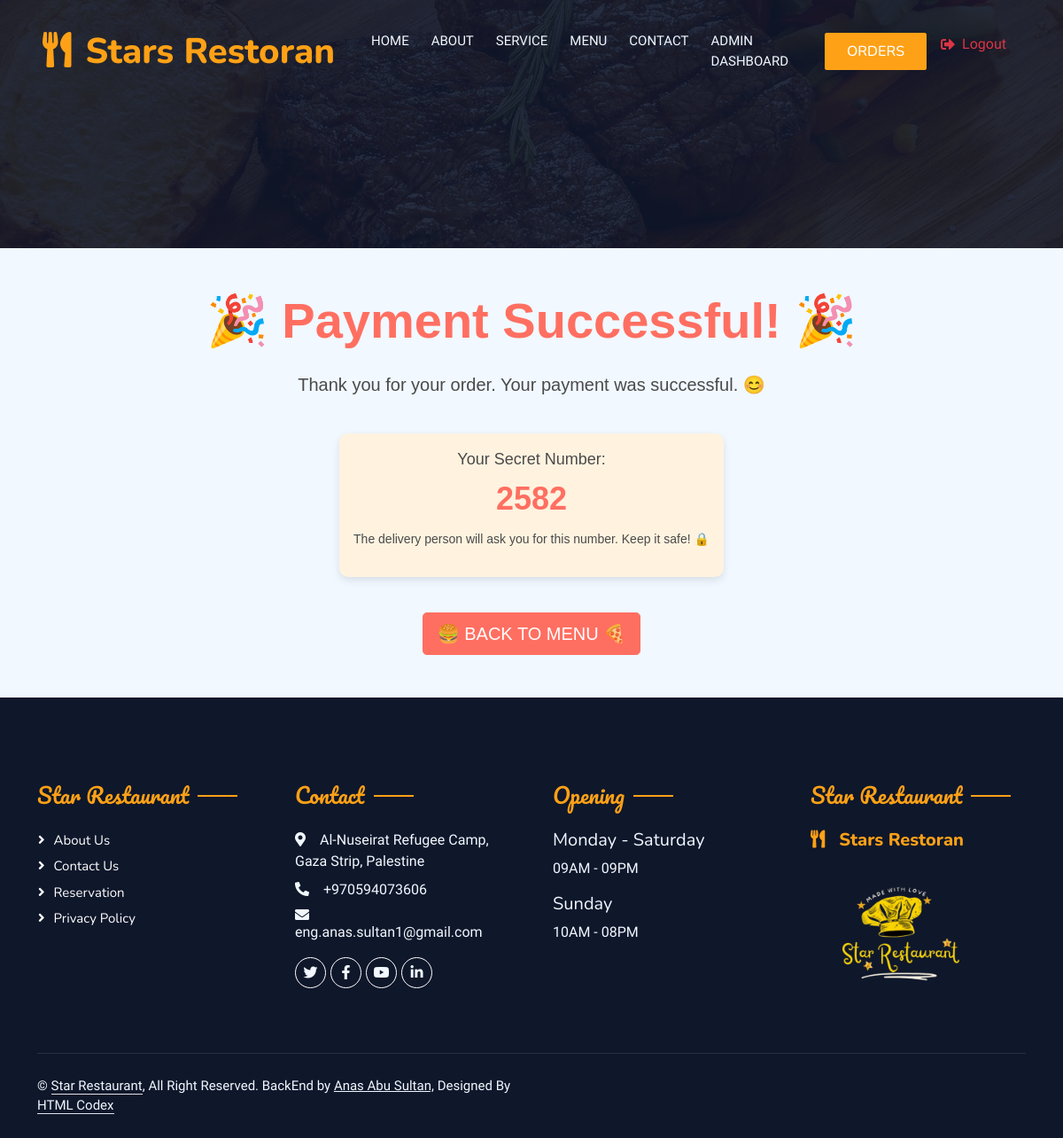
The app's page /payment/success/ (signed in), older data.
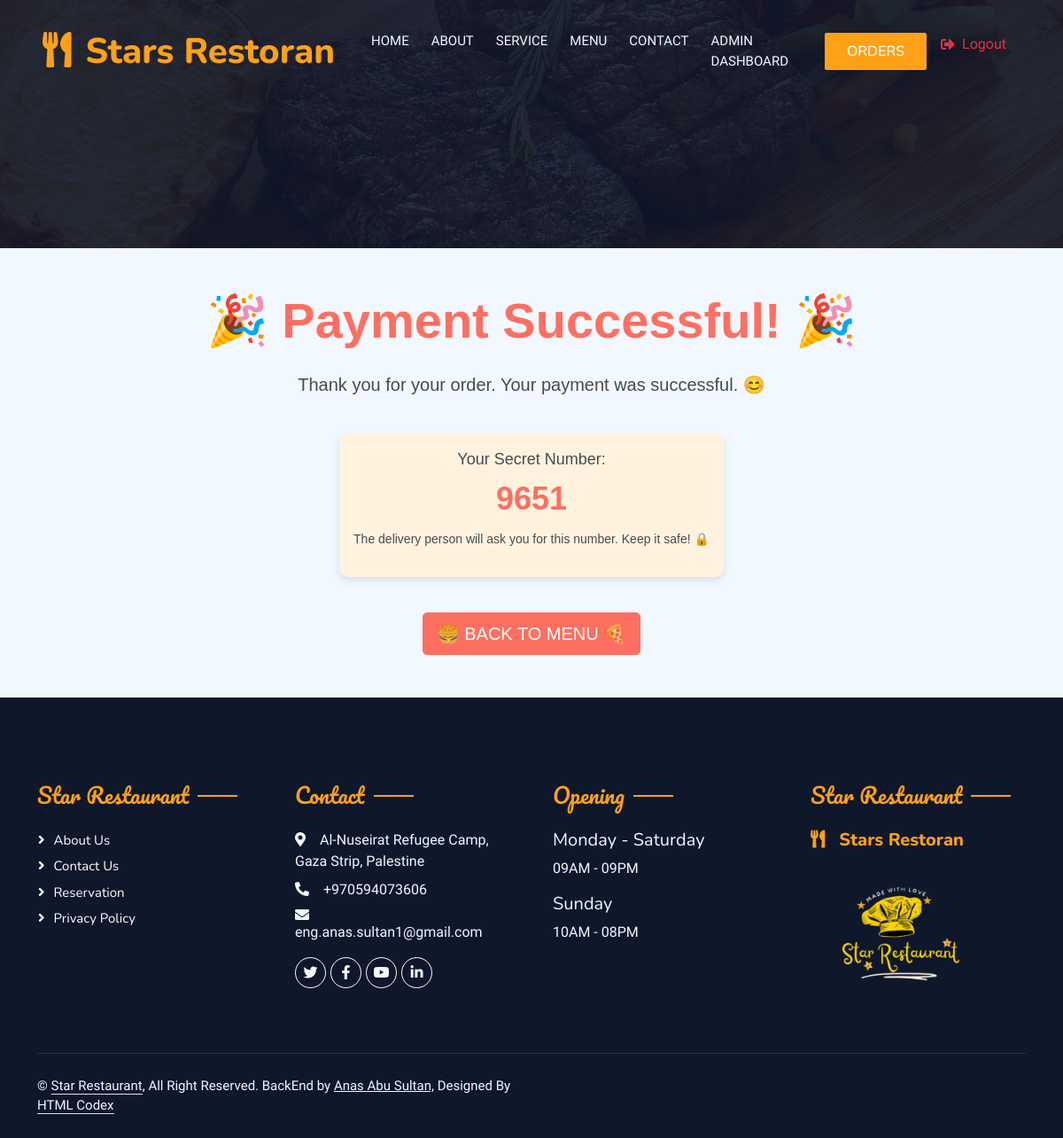
The same page, newer data.
### restaurant_app/models.py (models this page shows, shortened)
class Cart(models.Model):
    user = models.ForeignKey(User, on_delete=models.CASCADE, null=True, blank=True)
    created_at = models.DateTimeField(auto_now_add=True)
    updated_at = models.DateTimeField(auto_now=True)
    total_price = models.DecimalField(max_digits=10, decimal_places=2, default=0.0)
    state = models.CharField(max_length=100, blank=True,null=True)
    street = models.CharField(max_length=255, blank=True,null=True)
    phone = models.CharField(max_length=15, blank=True,null=True)
    secret_number = models.IntegerField()
    status = models.CharField(
        max_length=20,
        choices=[('active', 'Active'), ('completed', 'Completed')],
        default='active',
    )
    def save(self, *args, **kwargs):
        if not self.secret_number:  # Generate only if not set
            self.secret_number = random.randint(1000, 9999)  # 4-digit number
        super().save(*args, **kwargs)

class Rest_detail(models.Model):
    name = models.CharField(max_length=255,blank=False,default='restaurant')
    address = models.CharField(max_length=255,blank=False,default='address')
    phone_number = models.CharField(max_length=20,blank=False,default='phone_number')
    email = models.EmailField(max_length=255,blank=False,default='email')
    image = models.ImageField(upload_to='restaurant/',default='defa/defa.png')
    description1 = models.CharField(max_length=255,default='Enjoy OurDelicious Meal')
    description2 = models.CharField(max_length=1500,default='Tempor erat elitr rebum at clita. Diam dolor diam ipsum sit. Aliqu diam amet diam et eos. Clita erat ipsum et lorem et sit, sed stet lorem sit clita duo justo magna dolore erat amet')
    video_url = models.URLField(default='https://www.youtube.com/watch?v=LXNdRCjZt00&t=19s')
    background_image_url = models.ImageField(upload_to='restaurant/backgrounds/', default='defa/background.png')
    backend_url = models.URLField(default='https://anasabusultan.pythonanywhere.com/Anas-Abu-Sultan/')

### restaurant_app/views.py (the view)
# urls.py: path('payment/success/', views.payment_success, name='payment_success'),
@login_required
def payment_success(request):
    rest_detail = Rest_detail.objects.first()
    cart = Cart.objects.filter(user=request.user, status='active').first()
    if not cart:
        messages.error(request, "No active cart found.")
        return redirect('restaurant_app:cart')
    cart.status = 'completed'
    cart.save()
    messages.success(request, "Payment successful! Your order has been placed.")
    return render(request, 'restaurant/payment_success.html',context={'rest_detail':rest_detail,'cart':cart})

### restaurant_app/templates/restaurant/payment_success.html (shortened to what this page needs)
{% extends 'admin_templates/base_admin.html' %}
{% block content %}
<div class="container text-center mt-5">
    <h1 class="mb-4 display-4" style="font-family: 'Comic Sans MS', cursive, sans-serif; color: #ff6f61;">🎉 Payment Successful! 🎉</h1>
    <p class="lead" style="font-family: 'Comic Sans MS', cursive, sans-serif; color: #4a4a4a;">Thank you for your order. Your payment was successful. 😊</p>
    <div class="secret-number-container mt-4 p-3" style="background-color: #fff3e0; border-radius: 10px; display: inline-block;">
        <p class="mb-1" style="font-family: 'Comic Sans MS', cursive, sans-serif; color: #4a4a4a; font-size: 18px;">Your Secret Number:</p>
        <p class="secret-number" style="font-family: 'Comic Sans MS', cursive, sans-serif; font-size: 36px; font-weight: bold; color: #ff6f61; margin: 0;">
            {{ cart.secret_number }}
        </p>
        <p class="mt-2" style="font-family: 'Comic Sans MS', cursive, sans-serif; color: #4a4a4a; font-size: 14px;">
            The delivery person will ask you for this number. Keep it safe! 🔒
        </p>
    </div>
    <a href="{% url 'restaurant_app:menu' 'chosse as you love' %}" class="btn btn-primary btn-lg mt-4" style="background-color: #ff6f61; border-color: #ff6f61; font-family: 'Comic Sans MS', cursive, sans-serif;">
        🍔 Back to Menu 🍕
    </a>
</div>
{% endblock %}

### restaurant_app/templates/admin_templates/base_admin.html (shortened to what this page needs)
{% load static %}
<head>
    <link href="https://cdnjs.cloudflare.com/ajax/libs/font-awesome/5.10.0/css/all.min.css" rel="stylesheet">
    <link href="https://cdn.jsdelivr.net/npm/bootstrap-icons@1.4.1/font/bootstrap-icons.css" rel="stylesheet">
    <link href="{% static 'lib/animate/animate.min.css' %}" rel="stylesheet">
    <link href="{% static 'lib/owlcarousel/assets/owl.carousel.min.css' %}" rel="stylesheet">
    <link href="{% static 'lib/tempusdominus/css/tempusdominus-bootstrap-4.min.css' %}" rel="stylesheet" />
    <link href="{% static 'css/bootstrap.min.css' %}" rel="stylesheet">
    <link href="{% static 'css/style.css' %}" rel="stylesheet">
</head>
{% include "admin_templates/navbar.html" %}
{% block content %}
{% endblock content %}
{% include "restaurant/footer.html" %}
</body>
</html>

### restaurant_app/templates/admin_templates/navbar.html (shortened to what this page needs)
{%load static%}
  <div class="container-xxl position-relative p-0">
    <nav class="navbar navbar-expand-lg navbar-dark bg-dark px-4 px-lg-5 py-3 py-lg-0">
        <a href="" class="navbar-brand p-0">
            <h1 class="text-primary m-0"><i class="fa fa-utensils me-3"></i>Stars Restoran
            </h1>
        </a>
        <div class="collapse navbar-collapse" id="navbarCollapse">
            <div class="navbar-nav ms-auto py-0 pe-4">
                <a href="{% url 'restaurant_app:home' %}" class="nav-item nav-link {{ home|default:'' }}">Home</a>
                <a href="{% url 'restaurant_app:about' %}" class="nav-item nav-link {{ about|default:'' }}">About</a>
                <a href="{% url 'restaurant_app:services' %}" class="nav-item nav-link {{ service|default:'' }}">Service</a>
                <a href="{% url 'restaurant_app:menu' category='food_menu' %}" class="nav-item nav-link {{ menu|default:'' }}">Menu</a>
                <a href="{%url 'restaurant_app:contact'%}" class="nav-item nav-link {{ contact|default:'' }}">Contact</a>
                {% if request.user.is_staff %}
                        <a href="{% url 'restaurant_app:dashboard'%}" class="nav-item nav-link {{ Dashboard|default:'' }}">Admin Dashboard</a>
                        {% endif %}
            </div>
            <a href="{% url 'restaurant_app:cart' %}" class="btn btn-primary py-2 px-4">Orders</a>
            {% if user.is_authenticated %}
            <form method="post" action="{% url 'accounts:logout' %}" class="d-inline">
                <button type="submit" class="dropdown-item text-danger d-flex align-items-center">
                    <i class="fas fa-sign-out-alt me-2"></i> Logout
                </button>
            </form>
        {% else %}
            <a href="{% url 'accounts:login' %}" class="btn btn-primary d-flex align-items-center py-1 px-3">
                <i class="fas fa-sign-in-alt me-2"></i> Login
            </a>
        {% endif %}
        </div>
    </nav>
    <div class="container-xxl py-5 bg-dark hero-header mb-5">
        <div class="container text-center my-5 pt-5 pb-4">
        </div>
    </div>
</div>

### restaurant_app/templates/restaurant/footer.html (shortened to what this page needs)
<div class="container-fluid bg-dark text-light footer pt-5 mt-5 wow fadeIn" data-wow-delay="0.1s">
    <div class="container py-5">
        <div class="row g-5">
            <div class="col-lg-3 col-md-6">
                <h4 class="section-title ff-secondary text-start text-primary fw-normal mb-4">Star Restaurant</h4>
                <a class="btn btn-link" href="{% url 'restaurant_app:about'%}">About Us</a>
                <a class="btn btn-link" href="{% url 'restaurant_app:contact'%}">Contact Us</a>
                <a class="btn btn-link" href="">Reservation</a>
                <a class="btn btn-link" href="">Privacy Policy</a>
            </div>
            <div class="col-lg-3 col-md-6">
                <h4 class="section-title ff-secondary text-start text-primary fw-normal mb-4">Contact</h4>
                <p class="mb-2"><i class="fa fa-map-marker-alt me-3"></i>{{rest_detail.address}}</p>
                <p class="mb-2"><i class="fa fa-phone-alt me-3"></i>{{rest_detail.phone_number}}</p>
                <p class="mb-2"><i class="fa fa-envelope me-3"></i>{{rest_detail.email}}</p>
                <div class="d-flex pt-2">
                    <a class="btn btn-outline-light btn-social" href={{rest_detail.backend_url}}><i class="fab fa-twitter"></i></a>
                    <a class="btn btn-outline-light btn-social" href={{rest_detail.backend_url}}><i class="fab fa-facebook-f"></i></a>
                    <a class="btn btn-outline-light btn-social" href={{rest_detail.backend_url}}><i class="fab fa-youtube"></i></a>
                    <a class="btn btn-outline-light btn-social" href={{rest_detail.backend_url}}><i class="fab fa-linkedin-in"></i></a>
                </div>
            </div>
            <div class="col-lg-3 col-md-6">
                <h4 class="section-title ff-secondary text-start text-primary fw-normal mb-4">Opening</h4>
                <h5 class="text-light fw-normal">Monday - Saturday</h5>
                <p>09AM - 09PM</p>
                <h5 class="text-light fw-normal">Sunday</h5>
                <p>10AM - 08PM</p>
            </div>
            <div class="col-lg-3 col-md-6">
                <h4 class="section-title ff-secondary text-start text-primary fw-normal mb-4">Star Restaurant</h4>
                <h5 class="text-primary m-0"><i class="fa fa-utensils me-3"></i>Stars Restoran</h5>
                <img src="{{ rest_detail.image.url }}" alt="Logo" style="width: 200px; height: 180px; object-fit: cover; margin-right: 10px;">
            </div>
        </div>
    </div>
    <div class="container">
        <div class="copyright">
            <div class="row">
                <div class="col-md-6 text-center text-md-start mb-3 mb-md-0">
                    &copy; <a class="border-bottom" href="">Star Restaurant</a>, All Right Reserved.
                    BackEnd by <a href={{rest_detail.backend_url}}><u>Anas Abu Sultan,</u> </a> Designed By <a class="border-bottom" href="https://htmlcodex.com">HTML Codex</a>
                </div>
                <div class="col-md-6 text-center text-md-end">
                </div>
            </div>
        </div>
    </div>
</div>

### restaurant_app/static/css/style.css (style rules this page uses)
.ff-secondary { font-family: 'Pacifico', cursive; }
.btn { font-family: 'Nunito', sans-serif; font-weight: 500; text-transform: uppercase; transition: .5s; }
.btn.btn-primary, .btn.btn-secondary { color: #FFFFFF; }
.navbar-dark .navbar-nav .nav-link { position: relative; margin-left: 25px; padding: 35px 0; font-size: 15px; color: var(--light) !important; text-transform: uppercase; font-weight: 500; outline: none; transition: .5s; }
@media (min-width: 992px) { .navbar-dark { position: absolute; width: 100%; top: 0; left: 0; z-index: 999; background: transparent !important; } }
.hero-header { background: linear-gradient(rgba(15, 23, 43, .9), rgba(15, 23, 43, .9)), url(../img/bg-hero.jpg); background-position: center center; background-repeat: no-repeat; background-size: cover; }
.section-title { position: relative; display: inline-block; }
.section-title::before { position: absolute; content: ""; width: 45px; height: 2px; top: 50%; left: -55px; margin-top: -1px; background: var(--primary); }
.section-title::after { position: absolute; content: ""; width: 45px; height: 2px; top: 50%; right: -55px; margin-top: -1px; background: var(--primary); }
.section-title.text-start::before, .section-title.text-end::after { display: none; }
.footer .btn.btn-social { margin-right: 5px; width: 35px; height: 35px; display: flex; align-items: center; justify-content: center; color: var(--light); border: 1px solid #FFFFFF; border-radius: 35px; transition: .3s; }
.footer .btn.btn-link { display: block; margin-bottom: 5px; padding: 0; text-align: left; color: #FFFFFF; font-size: 15px; font-weight: normal; text-transform: capitalize; transition: .3s; }
.footer .btn.btn-link::before { position: relative; content: "\f105"; font-family: "Font Awesome 5 Free"; font-weight: 900; margin-right: 10px; }
.footer .copyright { padding: 25px 0; font-size: 15px; border-top: 1px solid rgba(256, 256, 256, .1); }
.footer .copyright a { color: var(--light); }

### restaurant_app/templates/restaurant/payment_success.html (style rules this page uses)
h1 { animation: bounce 2s infinite; }
.secret-number { animation: pulse 2s infinite; }
.secret-number-container { box-shadow: 0 4px 10px rgba(0, 0, 0, 0.1); transition: transform 0.3s ease, box-shadow 0.3s ease; }

Row changes from the older to the newer data that the page shows:
no longer on this page (row edited): Cart: secret_number "2582"
added Cart: secret_number "9651"
